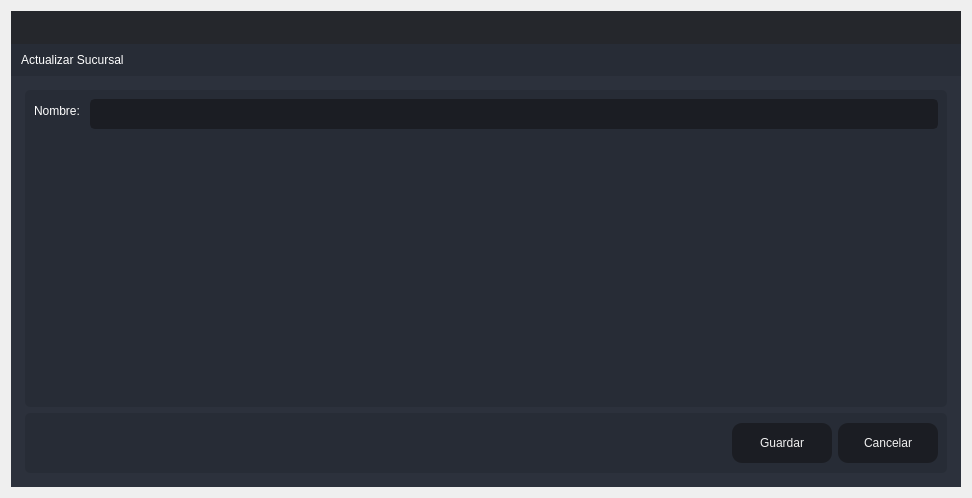
<?xml version="1.0" encoding="UTF-8"?>
<ui version="4.0">
 <class>Update_Sucursal</class>
 <widget class="QDialog" name="Update_Sucursal">
  <property name="windowModality">
   <enum>Qt::ApplicationModal</enum>
  </property>
  <property name="geometry">
   <rect>
    <x>0</x>
    <y>0</y>
    <width>972</width>
    <height>498</height>
   </rect>
  </property>
  <property name="windowTitle">
   <string>Actualizar</string>
  </property>
  <layout class="QVBoxLayout" name="verticalLayout_6">
   <item>
    <widget class="QFrame" name="frame_main">
     <property name="styleSheet">
      <string notr="true">/* LINE EDIT */
QLineEdit {
	background-color: rgb(27, 29, 35);
	border-radius: 5px;
	border: 2px solid rgb(27, 29, 35);
	padding-left: 10px;
}
QLineEdit:hover {
	border: 2px solid rgb(64, 71, 88);
}
QLineEdit:focus {
	border: 2px solid rgb(91, 101, 124);
}

/* SCROLL BARS */
QScrollBar:horizontal {
    border: none;
    background: rgb(52, 59, 72);
    height: 14px;
    margin: 0px 21px 0 21px;
	border-radius: 0px;
}
QScrollBar::handle:horizontal {
    background: rgb(85, 170, 255);
    min-width: 25px;
	border-radius: 7px
}
QScrollBar::add-line:horizontal {
    border: none;
    background: rgb(55, 63, 77);
    width: 20px;
	border-top-right-radius: 7px;
    border-bottom-right-radius: 7px;
    subcontrol-position: right;
    subcontrol-origin: margin;
}
QScrollBar::sub-line:horizontal {
    border: none;
    background: rgb(55, 63, 77);
    width: 20px;
	border-top-left-radius: 7px;
    border-bottom-left-radius: 7px;
    subcontrol-position: left;
    subcontrol-origin: margin;
}
QScrollBar::up-arrow:horizontal, QScrollBar::down-arrow:horizontal
{
     background: none;
}
QScrollBar::add-page:horizontal, QScrollBar::sub-page:horizontal
{
     background: none;
}
 QScrollBar:vertical {
	border: none;
    background: rgb(52, 59, 72);
    width: 14px;
    margin: 21px 0 21px 0;
	border-radius: 0px;
 }
 QScrollBar::handle:vertical {	
	background: rgb(85, 170, 255);
    min-height: 25px;
	border-radius: 7px
 }
 QScrollBar::add-line:vertical {
     border: none;
    background: rgb(55, 63, 77);
     height: 20px;
	border-bottom-left-radius: 7px;
    border-bottom-right-radius: 7px;
     subcontrol-position: bottom;
     subcontrol-origin: margin;
 }
 QScrollBar::sub-line:vertical {
	border: none;
    background: rgb(55, 63, 77);
     height: 20px;
	border-top-left-radius: 7px;
    border-top-right-radius: 7px;
     subcontrol-position: top;
     subcontrol-origin: margin;
 }
 QScrollBar::up-arrow:vertical, QScrollBar::down-arrow:vertical {
     background: none;
 }

 QScrollBar::add-page:vertical, QScrollBar::sub-page:vertical {
     background: none;
 }

/* CHECKBOX */
QCheckBox::indicator {
    border: 3px solid rgb(52, 59, 72);
	width: 15px;
	height: 15px;
	border-radius: 10px;
    background: rgb(44, 49, 60);
}
QCheckBox::indicator:hover {
    border: 3px solid rgb(58, 66, 81);
}
QCheckBox::indicator:checked {
    background: 3px solid rgb(52, 59, 72);
	border: 3px solid rgb(52, 59, 72);	
	background-image: url(:/16x16/icons/16x16/cil-check-alt.png);
}

/* RADIO BUTTON */
QRadioButton::indicator {
    border: 3px solid rgb(52, 59, 72);
	width: 15px;
	height: 15px;
	border-radius: 10px;
    background: rgb(44, 49, 60);
}
QRadioButton::indicator:hover {
    border: 3px solid rgb(58, 66, 81);
}
QRadioButton::indicator:checked {
    background: 3px solid rgb(94, 106, 130);
	border: 3px solid rgb(52, 59, 72);	
}

/* COMBOBOX */
QComboBox{
	background-color: rgb(27, 29, 35);
	border-radius: 5px;
	border: 2px solid rgb(27, 29, 35);
	padding: 5px;
	padding-left: 10px;
}
QComboBox:hover{
	border: 2px solid rgb(64, 71, 88);
}
QComboBox::drop-down {
	subcontrol-origin: padding;
	subcontrol-position: top right;
	width: 25px; 
	border-left-width: 3px;
	border-left-color: rgba(39, 44, 54, 150);
	border-left-style: solid;
	border-top-right-radius: 3px;
	border-bottom-right-radius: 3px;	
	background-image: url(:/16x16/icons/16x16/cil-arrow-bottom.png);
	background-position: center;
	background-repeat: no-reperat;
 }
QComboBox QAbstractItemView {
	color: rgb(85, 170, 255);	
	background-color: rgb(27, 29, 35);
	padding: 10px;
	selection-background-color: rgb(39, 44, 54);
}

/* SLIDERS */
QSlider::groove:horizontal {
    border-radius: 9px;
    height: 18px;
	margin: 0px;
	background-color: rgb(52, 59, 72);
}
QSlider::groove:horizontal:hover {
	background-color: rgb(55, 62, 76);
}
QSlider::handle:horizontal {
    background-color: rgb(85, 170, 255);
    border: none;
    height: 18px;
    width: 18px;
    margin: 0px;
	border-radius: 9px;
}
QSlider::handle:horizontal:hover {
    background-color: rgb(105, 180, 255);
}
QSlider::handle:horizontal:pressed {
    background-color: rgb(65, 130, 195);
}

QSlider::groove:vertical {
    border-radius: 9px;
    width: 18px;
    margin: 0px;
	background-color: rgb(52, 59, 72);
}
QSlider::groove:vertical:hover {
	background-color: rgb(55, 62, 76);
}
QSlider::handle:vertical {
    background-color: rgb(85, 170, 255);
	border: none;
    height: 18px;
    width: 18px;
    margin: 0px;
	border-radius: 9px;
}
QSlider::handle:vertical:hover {
    background-color: rgb(105, 180, 255);
}
QSlider::handle:vertical:pressed {
    background-color: rgb(65, 130, 195);
}

</string>
     </property>
     <property name="frameShape">
      <enum>QFrame::NoFrame</enum>
     </property>
     <property name="frameShadow">
      <enum>QFrame::Raised</enum>
     </property>
     <layout class="QVBoxLayout" name="verticalLayout">
      <property name="spacing">
       <number>0</number>
      </property>
      <property name="leftMargin">
       <number>0</number>
      </property>
      <property name="topMargin">
       <number>0</number>
      </property>
      <property name="rightMargin">
       <number>0</number>
      </property>
      <property name="bottomMargin">
       <number>0</number>
      </property>
      <item>
       <widget class="QFrame" name="frame_top">
        <property name="minimumSize">
         <size>
          <width>0</width>
          <height>65</height>
         </size>
        </property>
        <property name="maximumSize">
         <size>
          <width>16777215</width>
          <height>65</height>
         </size>
        </property>
        <property name="styleSheet">
         <string notr="true">background-color: transparent;</string>
        </property>
        <property name="frameShape">
         <enum>QFrame::NoFrame</enum>
        </property>
        <property name="frameShadow">
         <enum>QFrame::Raised</enum>
        </property>
        <layout class="QHBoxLayout" name="horizontalLayout_3">
         <property name="spacing">
          <number>0</number>
         </property>
         <property name="leftMargin">
          <number>0</number>
         </property>
         <property name="topMargin">
          <number>0</number>
         </property>
         <property name="rightMargin">
          <number>0</number>
         </property>
         <property name="bottomMargin">
          <number>0</number>
         </property>
         <item>
          <widget class="QFrame" name="frame_toggle">
           <property name="maximumSize">
            <size>
             <width>70</width>
             <height>16777215</height>
            </size>
           </property>
           <property name="styleSheet">
            <string notr="true">background-color: rgb(27, 29, 35);</string>
           </property>
           <property name="frameShape">
            <enum>QFrame::NoFrame</enum>
           </property>
           <property name="frameShadow">
            <enum>QFrame::Raised</enum>
           </property>
           <layout class="QVBoxLayout" name="verticalLayout_3">
            <property name="spacing">
             <number>0</number>
            </property>
            <property name="leftMargin">
             <number>0</number>
            </property>
            <property name="topMargin">
             <number>0</number>
            </property>
            <property name="rightMargin">
             <number>0</number>
            </property>
            <property name="bottomMargin">
             <number>0</number>
            </property>
           </layout>
          </widget>
         </item>
         <item>
          <widget class="QFrame" name="frame_top_right">
           <property name="styleSheet">
            <string notr="true">background: transparent;</string>
           </property>
           <property name="frameShape">
            <enum>QFrame::NoFrame</enum>
           </property>
           <property name="frameShadow">
            <enum>QFrame::Raised</enum>
           </property>
           <layout class="QVBoxLayout" name="verticalLayout_2">
            <property name="spacing">
             <number>0</number>
            </property>
            <property name="leftMargin">
             <number>0</number>
            </property>
            <property name="topMargin">
             <number>0</number>
            </property>
            <property name="rightMargin">
             <number>0</number>
            </property>
            <property name="bottomMargin">
             <number>0</number>
            </property>
            <item>
             <widget class="QFrame" name="frame_top_btns">
              <property name="maximumSize">
               <size>
                <width>16777215</width>
                <height>42</height>
               </size>
              </property>
              <property name="styleSheet">
               <string notr="true">background-color: rgba(27, 29, 35, 200)</string>
              </property>
              <property name="frameShape">
               <enum>QFrame::NoFrame</enum>
              </property>
              <property name="frameShadow">
               <enum>QFrame::Raised</enum>
              </property>
              <layout class="QHBoxLayout" name="horizontalLayout_4">
               <property name="spacing">
                <number>0</number>
               </property>
               <property name="leftMargin">
                <number>0</number>
               </property>
               <property name="topMargin">
                <number>0</number>
               </property>
               <property name="rightMargin">
                <number>0</number>
               </property>
               <property name="bottomMargin">
                <number>0</number>
               </property>
               <item>
                <widget class="QFrame" name="frame_label_top_btns">
                 <property name="sizePolicy">
                  <sizepolicy hsizetype="Expanding" vsizetype="Preferred">
                   <horstretch>0</horstretch>
                   <verstretch>0</verstretch>
                  </sizepolicy>
                 </property>
                 <property name="frameShape">
                  <enum>QFrame::NoFrame</enum>
                 </property>
                 <property name="frameShadow">
                  <enum>QFrame::Raised</enum>
                 </property>
                 <layout class="QHBoxLayout" name="horizontalLayout_10">
                  <property name="spacing">
                   <number>0</number>
                  </property>
                  <property name="leftMargin">
                   <number>5</number>
                  </property>
                  <property name="topMargin">
                   <number>0</number>
                  </property>
                  <property name="rightMargin">
                   <number>10</number>
                  </property>
                  <property name="bottomMargin">
                   <number>0</number>
                  </property>
                 </layout>
                </widget>
               </item>
               <item alignment="Qt::AlignRight">
                <widget class="QFrame" name="frame_btns_right">
                 <property name="sizePolicy">
                  <sizepolicy hsizetype="Expanding" vsizetype="Preferred">
                   <horstretch>0</horstretch>
                   <verstretch>0</verstretch>
                  </sizepolicy>
                 </property>
                 <property name="maximumSize">
                  <size>
                   <width>120</width>
                   <height>16777215</height>
                  </size>
                 </property>
                 <property name="frameShape">
                  <enum>QFrame::NoFrame</enum>
                 </property>
                 <property name="frameShadow">
                  <enum>QFrame::Raised</enum>
                 </property>
                 <layout class="QHBoxLayout" name="horizontalLayout_5">
                  <property name="spacing">
                   <number>0</number>
                  </property>
                  <property name="leftMargin">
                   <number>0</number>
                  </property>
                  <property name="topMargin">
                   <number>0</number>
                  </property>
                  <property name="rightMargin">
                   <number>0</number>
                  </property>
                  <property name="bottomMargin">
                   <number>0</number>
                  </property>
                 </layout>
                </widget>
               </item>
              </layout>
             </widget>
            </item>
            <item>
             <widget class="QFrame" name="frame_top_info">
              <property name="maximumSize">
               <size>
                <width>16777215</width>
                <height>65</height>
               </size>
              </property>
              <property name="styleSheet">
               <string notr="true">background-color: rgb(39, 44, 54);</string>
              </property>
              <property name="frameShape">
               <enum>QFrame::NoFrame</enum>
              </property>
              <property name="frameShadow">
               <enum>QFrame::Raised</enum>
              </property>
              <layout class="QHBoxLayout" name="horizontalLayout_8">
               <property name="spacing">
                <number>0</number>
               </property>
               <property name="leftMargin">
                <number>10</number>
               </property>
               <property name="topMargin">
                <number>0</number>
               </property>
               <property name="rightMargin">
                <number>10</number>
               </property>
               <property name="bottomMargin">
                <number>0</number>
               </property>
               <item>
                <widget class="QLabel" name="label">
                 <property name="styleSheet">
                  <string notr="true">font: 75 16pt &quot;MS Shell Dlg 2&quot;;
color: rgb(255, 255, 255);</string>
                 </property>
                 <property name="text">
                  <string>Actualizar Sucursal</string>
                 </property>
                </widget>
               </item>
              </layout>
             </widget>
            </item>
           </layout>
          </widget>
         </item>
        </layout>
       </widget>
      </item>
      <item>
       <widget class="QFrame" name="frame_center">
        <property name="sizePolicy">
         <sizepolicy hsizetype="Expanding" vsizetype="Expanding">
          <horstretch>0</horstretch>
          <verstretch>0</verstretch>
         </sizepolicy>
        </property>
        <property name="styleSheet">
         <string notr="true">background-color: rgb(40, 44, 52);</string>
        </property>
        <property name="frameShape">
         <enum>QFrame::NoFrame</enum>
        </property>
        <property name="frameShadow">
         <enum>QFrame::Raised</enum>
        </property>
        <layout class="QHBoxLayout" name="horizontalLayout_2">
         <property name="spacing">
          <number>0</number>
         </property>
         <property name="leftMargin">
          <number>0</number>
         </property>
         <property name="topMargin">
          <number>0</number>
         </property>
         <property name="rightMargin">
          <number>0</number>
         </property>
         <property name="bottomMargin">
          <number>0</number>
         </property>
         <item>
          <widget class="QFrame" name="frame_content_right">
           <property name="styleSheet">
            <string notr="true">background-color: rgb(44, 49, 60);</string>
           </property>
           <property name="frameShape">
            <enum>QFrame::NoFrame</enum>
           </property>
           <property name="frameShadow">
            <enum>QFrame::Raised</enum>
           </property>
           <layout class="QVBoxLayout" name="verticalLayout_4">
            <property name="spacing">
             <number>0</number>
            </property>
            <property name="leftMargin">
             <number>0</number>
            </property>
            <property name="topMargin">
             <number>0</number>
            </property>
            <property name="rightMargin">
             <number>0</number>
            </property>
            <property name="bottomMargin">
             <number>0</number>
            </property>
            <item>
             <widget class="QFrame" name="frame_content">
              <property name="frameShape">
               <enum>QFrame::NoFrame</enum>
              </property>
              <property name="frameShadow">
               <enum>QFrame::Raised</enum>
              </property>
              <layout class="QVBoxLayout" name="verticalLayout_9">
               <property name="spacing">
                <number>0</number>
               </property>
               <property name="leftMargin">
                <number>5</number>
               </property>
               <property name="topMargin">
                <number>5</number>
               </property>
               <property name="rightMargin">
                <number>5</number>
               </property>
               <property name="bottomMargin">
                <number>5</number>
               </property>
               <item>
                <widget class="QStackedWidget" name="stackedWidget">
                 <property name="styleSheet">
                  <string notr="true">background: transparent;</string>
                 </property>
                 <property name="currentIndex">
                  <number>0</number>
                 </property>
                 <widget class="QWidget" name="page_home">
                  <layout class="QVBoxLayout" name="verticalLayout_10">
                   <item>
                    <widget class="QFrame" name="frame">
                     <property name="styleSheet">
                      <string notr="true">background-color: rgb(39, 44, 54);
border-radius: 5px;</string>
                     </property>
                     <property name="frameShape">
                      <enum>QFrame::StyledPanel</enum>
                     </property>
                     <property name="frameShadow">
                      <enum>QFrame::Raised</enum>
                     </property>
                     <layout class="QVBoxLayout" name="verticalLayout_5">
                      <item>
                       <layout class="QFormLayout" name="formLayout_2">
                        <item row="0" column="1">
                         <widget class="QLineEdit" name="lineEditUpdate">
                          <property name="minimumSize">
                           <size>
                            <width>0</width>
                            <height>30</height>
                           </size>
                          </property>
                          <property name="styleSheet">
                           <string notr="true">QLineEdit {
	background-color: rgb(27, 29, 35);
	border-radius: 5px;
	border: 2px solid rgb(27, 29, 35);
	padding-left: 10px;
	font: 75 12pt &quot;MS Shell Dlg 2&quot;;
	color: rgb(255, 255, 255);
}
QLineEdit:hover {
	border: 2px solid rgb(64, 71, 88);
}
QLineEdit:focus {
	border: 2px solid rgb(91, 101, 124);
}</string>
                          </property>
                         </widget>
                        </item>
                        <item row="0" column="0">
                         <widget class="QLabel" name="label_2">
                          <property name="styleSheet">
                           <string notr="true">font: 75 12pt &quot;MS Shell Dlg 2&quot;;
color: rgb(255, 255, 255);</string>
                          </property>
                          <property name="text">
                           <string>Nombre: </string>
                          </property>
                         </widget>
                        </item>
                       </layout>
                      </item>
                     </layout>
                    </widget>
                   </item>
                   <item>
                    <widget class="QFrame" name="frame_2">
                     <property name="minimumSize">
                      <size>
                       <width>0</width>
                       <height>60</height>
                      </size>
                     </property>
                     <property name="maximumSize">
                      <size>
                       <width>16777215</width>
                       <height>60</height>
                      </size>
                     </property>
                     <property name="styleSheet">
                      <string notr="true">background-color: rgb(39, 44, 54);
border-radius: 5px;</string>
                     </property>
                     <property name="frameShape">
                      <enum>QFrame::StyledPanel</enum>
                     </property>
                     <property name="frameShadow">
                      <enum>QFrame::Raised</enum>
                     </property>
                     <layout class="QHBoxLayout" name="horizontalLayout_9">
                      <item>
                       <layout class="QGridLayout" name="gridLayout">
                        <item row="0" column="0">
                         <spacer name="horizontalSpacer">
                          <property name="orientation">
                           <enum>Qt::Horizontal</enum>
                          </property>
                          <property name="sizeHint" stdset="0">
                           <size>
                            <width>40</width>
                            <height>20</height>
                           </size>
                          </property>
                         </spacer>
                        </item>
                        <item row="0" column="1">
                         <widget class="QPushButton" name="btnActualizarAduana">
                          <property name="minimumSize">
                           <size>
                            <width>100</width>
                            <height>40</height>
                           </size>
                          </property>
                          <property name="styleSheet">
                           <string notr="true">QPushButton {
	border-color: rgb(27, 29, 35);
	font: 75 10pt &quot;MS Shell Dlg 2&quot;;
	color: rgb(240, 240, 240);
	background-color: rgb(27, 29, 35);
	border: 0px solid;
	border-radius: 10px;	
}
QPushButton:hover {
	background-color:rgb(44, 49, 60);
	border-color: rgb(27, 29, 35);
	border: 2px solid;
}</string>
                          </property>
                          <property name="text">
                           <string>Guardar</string>
                          </property>
                         </widget>
                        </item>
                        <item row="0" column="2">
                         <widget class="QPushButton" name="btnCancelarAduana">
                          <property name="minimumSize">
                           <size>
                            <width>100</width>
                            <height>40</height>
                           </size>
                          </property>
                          <property name="styleSheet">
                           <string notr="true">QPushButton {
	border-color: rgb(27, 29, 35);
	font: 75 10pt &quot;MS Shell Dlg 2&quot;;
	color: rgb(240, 240, 240);
	background-color: rgb(27, 29, 35);
	border: 0px solid;
	border-radius: 10px;	
}
QPushButton:hover {
	background-color:rgb(44, 49, 60);
	border-color: rgb(27, 29, 35);
	border: 2px solid;
}</string>
                          </property>
                          <property name="text">
                           <string>Cancelar</string>
                          </property>
                         </widget>
                        </item>
                       </layout>
                      </item>
                     </layout>
                    </widget>
                   </item>
                  </layout>
                 </widget>
                </widget>
               </item>
              </layout>
             </widget>
            </item>
           </layout>
          </widget>
         </item>
        </layout>
       </widget>
      </item>
     </layout>
    </widget>
   </item>
  </layout>
 </widget>
 <resources/>
 <connections/>
</ui>
